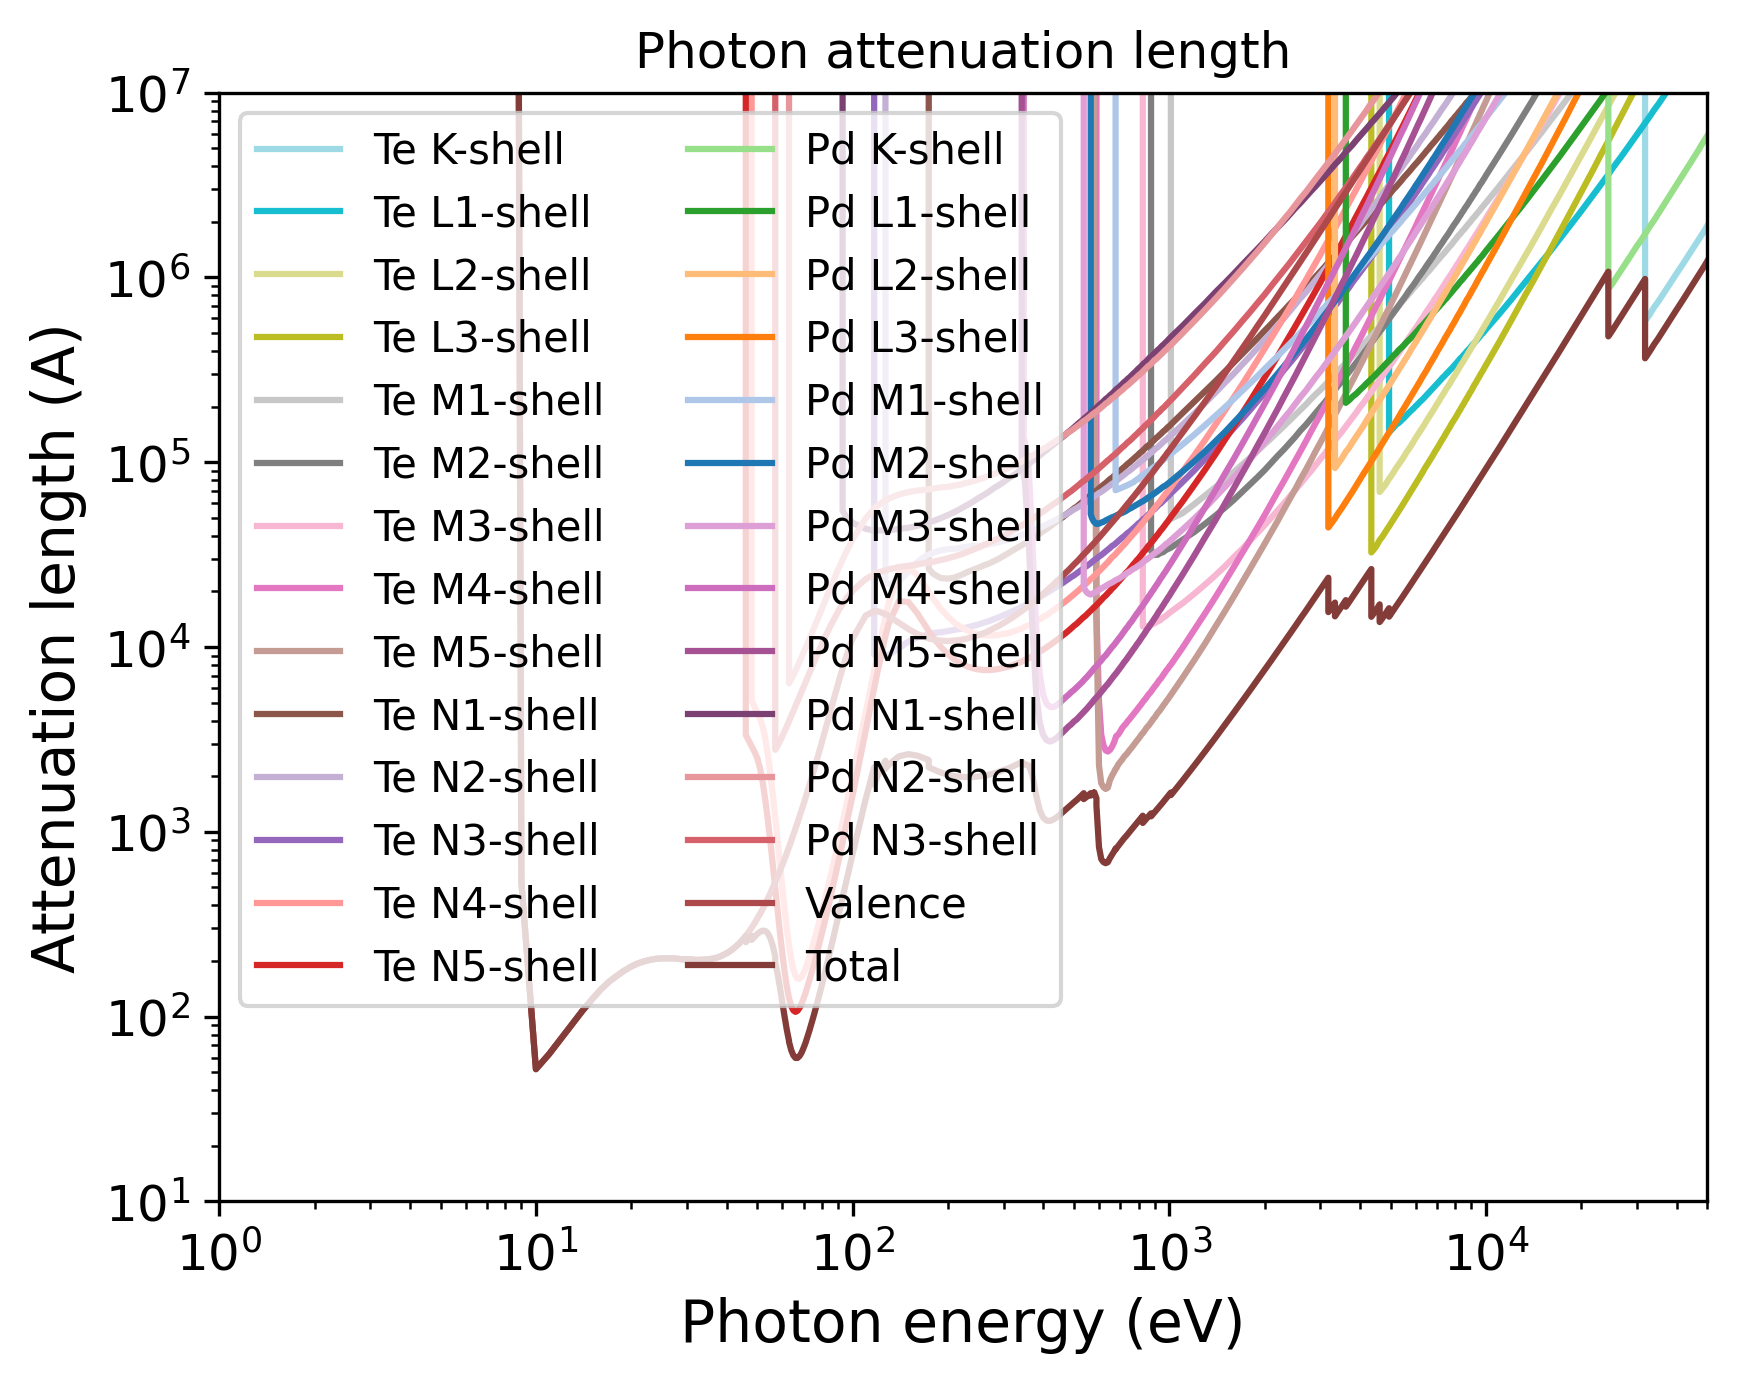

Generate this figure with Python:
import pandas as pd
import numpy as np
import matplotlib.pyplot as plt
import matplotlib.cm as cm
# Set the format:
plt.xlabel("Photon energy (eV)", fontsize=14)
plt.ylabel("Attenuation length (A)", fontsize=14)
plt.xticks(fontsize=12)
plt.yticks(fontsize=12)
plt.grid(False)
# Set the axes:
# Read the output file:
df = pd.read_csv(r"OUTPUT_Te2Pd_Photon_IMFP.dat", sep=r'\s+', header=None, comment="#", skipinitialspace=True)
plt.xscale("log")
plt.yscale("log")
# Prepare the plot:
columns_to_plot = [ 1, 2, 3, 4, 5, 6, 7, 8, 9, 10, 11, 12, 13, 14, 15, 16, 17, 18, 19, 20, 21, 22, 23, 24, 25, 26, 27, 28]
labels = [ "Te K-shell", "Te L1-shell", "Te L2-shell", "Te L3-shell", "Te M1-shell", "Te M2-shell", "Te M3-shell", "Te M4-shell", "Te M5-shell", "Te N1-shell", "Te N2-shell", "Te N3-shell", "Te N4-shell", "Te N5-shell", "Pd K-shell", "Pd L1-shell", "Pd L2-shell", "Pd L3-shell", "Pd M1-shell", "Pd M2-shell", "Pd M3-shell", "Pd M4-shell", "Pd M5-shell", "Pd N1-shell", "Pd N2-shell", "Pd N3-shell", "Valence", "Total"]
# Create N distinct colors from a colormap
N = len(columns_to_plot)
colors = np.vstack([plt.cm.tab20(np.linspace(1, 0, 20)), plt.cm.tab20b(np.linspace(1, 0, 20))])
# Set line styles:
linestyles = [ "-", "-", "-", "-", "-", "-", "-", "-", "-", "-", "-", "-", "-", "-", "-", "-", "-", "-", "-", "-", "-", "-", "-", "-", "-", "-", "-", "-"]
for i, col in enumerate(columns_to_plot):
    color = colors[i % len(colors)]
    ls    = linestyles[i % len(linestyles)]
    label = labels[i % len(labels)]
    plt.plot(df.iloc[:, 0], df.iloc[:, col],
    color=color,
    label=label,
    linestyle=ls)
plt.xlim(1.00000000,50000.00000000)
plt.ylim(10.00000000,10000000.00000000)
plt.title("Photon attenuation length")
plt.legend(loc="best", fontsize=10, ncol=2)
# Save the plot in this format:
plt.savefig("OUTPUT_MFP_photon.png", dpi=300, bbox_inches="tight")
